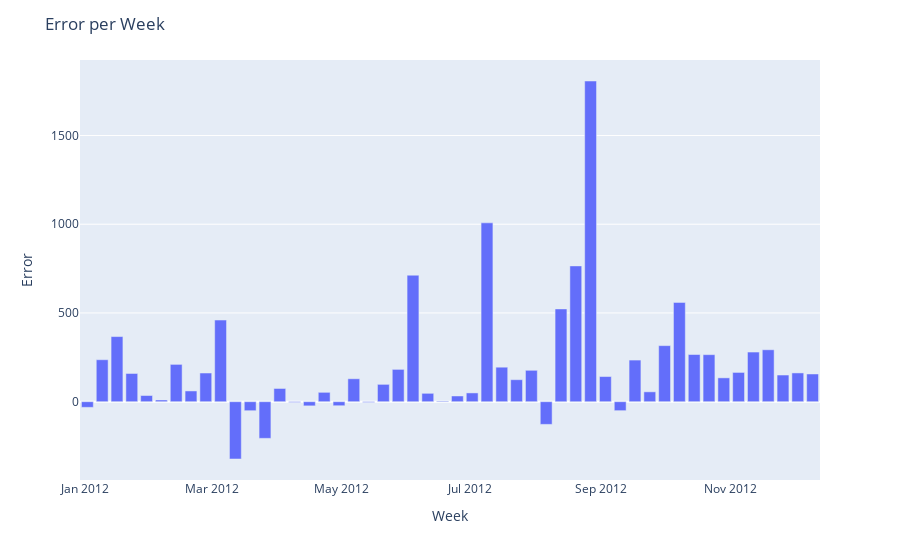

The code cell stored with this chart in its notebook:
### Code cell
import plotly.express as px
import pandas as pd

# Assuming you have a dataframe named "df"
tmp["error"] = tmp["Sales"] - tmp["Predicted"]

fig = px.bar(tmp, x="week", y="error")
fig.update_layout(title="Error per Week", xaxis_title="Week", yaxis_title="Error")
fig.show()

### Figure 1 — Plotly figure (JSON) as saved in the notebook; plotly's stock layout.template omitted (floating-point values rounded to 4 significant figures)
{"data": [{"alignmentgroup": "True", "hovertemplate": "week=%{x}<br>error=%{y}<extra></extra>", "legendgroup": "", "marker": {"color": "#636efa", "pattern": {"shape": ""}}, "name": "", "offsetgroup": "", "orientation": "v", "showlegend": false, "textposition": "auto", "type": "bar", "x": ["2012-01-02", "2012-01-09", "2012-01-16", "2012-01-23", "2012-01-30", "2012-02-06", "2012-02-13", "2012-02-20", "2012-02-27", "2012-03-05", "2012-03-12", "2012-03-19", "2012-03-26", "2012-04-02", "2012-04-09", "2012-04-16", "2012-04-23", "2012-04-30", "2012-05-07", "2012-05-14", "2012-05-21", "2012-05-28", "2012-06-04", "2012-06-11", "2012-06-18", "2012-06-25", "2012-07-02", "2012-07-09", "2012-07-16", "2012-07-23", "2012-07-30", "2012-08-06", "2012-08-13", "2012-08-20", "2012-08-27", "2012-09-03", "2012-09-10", "2012-09-17", "2012-09-24", "2012-10-01", "2012-10-08", "2012-10-15", "2012-10-22", "2012-10-29", "2012-11-05", "2012-11-12", "2012-11-19", "2012-11-26", "2012-12-03", "2012-12-10"], "xaxis": "x", "y": [-31.83, 236.5, 367.0, 159.0, 34.81, 9.766, 210.3, 60.55, 161.6, 460.1, -322.9, -50.71, -206.5, 74.48, -3.924, -23.43, 52.81, -22.69, 129.2, -4.177, 97.71, 182.1, 712.7, 47.24, 3.639, 32.3, 49.46, 1008.0, 194.5, 123.9, 176.9, -127.8, 522.9, 765.2, 1807.0, 141.7, -50.56, 234.6, 55.65, 315.9, 559.5, 266.0, 265.0, 134.4, 164.9, 279.8, 292.5, 150.3, 162.1, 156.2], "yaxis": "y"}], "layout": {"barmode": "relative", "legend": {"tracegroupgap": 0}, "margin": {"t": 60}, "title": {"text": "Error per Week"}, "xaxis": {"anchor": "y", "domain": [0, 1], "title": {"text": "Week"}}, "yaxis": {"anchor": "x", "domain": [0, 1], "title": {"text": "Error"}}}}
